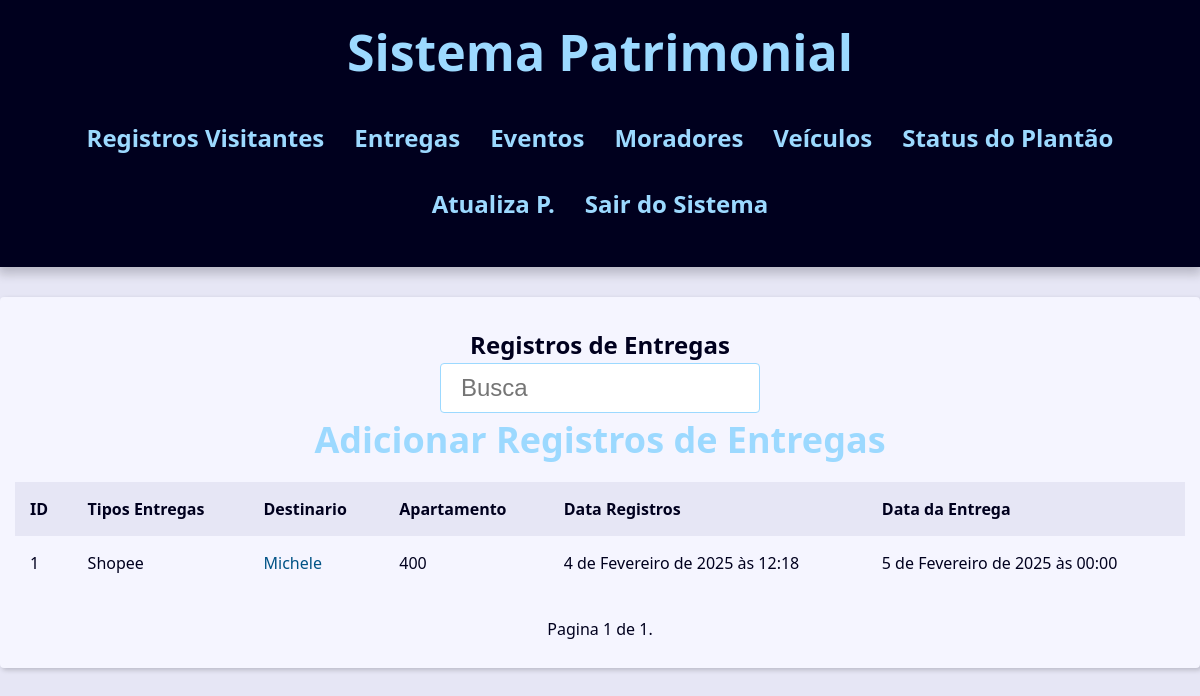
The page /porteiros/registro_entregas/ (signed in) on the database its author committed.
### contact/models.py (models this page shows, shortened)
class Registros_de_Entrega(models.Model):
    tipos_de_entrega = models.CharField(max_length=254)
    codigo_de_rastreamento = models.CharField(max_length=100, null=False,
                                                blank=True)
    destino = models.CharField(max_length=254)
    apartamento = models.ForeignKey(Apartamento,
                                    on_delete=models.SET_NULL,
                                    blank=True, null=True
                                     )
    data_registro = models.DateTimeField(default=timezone.now)
    obs = models.TextField(blank=True)
    foto_recebendo = models.ImageField(blank=True,
                                       upload_to='pictures/%Y/%m/%d')
    foto_entrega = models.ImageField(blank=True, upload_to='pictures/%Y/%m/%d')
    horario_da_entrega = models.DateTimeField(null=True,blank=True)
    quem_recebeu = models.CharField(max_length=150, blank=True)

class Apartamento(models.Model):
    numero_apartamento = models.CharField(max_length=50)
    anda = models.CharField(max_length=50)
    def __str__(self) -> str:
        return self.numero_apartamento

### contact/views/contact_views.py (the view)
# urls.py: path('registro_entregas/', views.registro_entregas_index,
@porteiro_required
def registro_entregas_index(request):
    registro_entregas = Registros_de_Entrega.objects.filter().order_by('-id')
    paginator = Paginator(registro_entregas, 10)
    page_number = request.GET.get("page")
    registro_entregas = paginator.get_page(page_number)
    context = {
        'registro_entregas': registro_entregas,
        'site_title': 'Registros de Entregas -',
    }
    return render(
        request,
        'contact/entregas/entregas_index.html',
        context,
    )

### contact/views/user_forms.py (called while the page is built)
def porteiro_required(view_func):
    @wraps(view_func)
    @login_required
    def _wrapped_view(request, *args, **kwargs):
        if not request.user.groups.filter(name="porteiro").exists():  # Verifica se o usuário está no grupo 'porteiro'
            messages.error(request, 'Acesso negado! Apenas porteiros podem acessar esta área.')
            return redirect('contact:login_views')  # Redireciona para login se não for porteiro
        return view_func(request, *args, **kwargs)
    return _wrapped_view

### contact/templates/contact/entregas/entregas_index.html (shortened to what this page needs)
{% extends "global/base.html" %}
{% block content %}
    <div class="responsive-table">
        <table class="contacts-table">
            <caption class="table-caption" >
                Registros de Entregas
                <div class="search">
                    <form action="{% url "contact:registro_entregas_index_busca" %}"
                    method="GET">
                        <input
                        type="text"
                        class="search-input"
                        placeholder="Busca"
                        id="search"
                        name="q"
                        value="{{ request.GET.q.strip }}"
                        >
                    </form>
                </div>
                <a href="{% url "contact:create_entregas" %}"
                class="header-link">
                    <h2>Adicionar Registros de Entregas</h2>
                </a>
            </caption>
            <thead>
                <tr class="table-row table-row-header">
                    <th class="table-header">ID</th>
                    <th class="table-header">Tipos Entregas</th>
                    <th class="table-header">Destinario</th>
                    <th class="table-header">Apartamento</th>
                    <th class="table-header">Data Registros</th>
                    <th class="table-header">Data da Entrega</th>
                </tr>
            </thead>
            <tbody>
                {% for registro_entrega in registro_entregas %}
                  <tr class="table-row">
                    <td class="table-cel">
                        {{ registro_entrega.id }}
                    </td>
                    <td class="table-cel">
                        {{ registro_entrega.tipos_de_entrega }}
                    </td>
                    <td class="table-cel">
                        <a href="{% url "contact:registro_entregas_index_contato" registro_entrega.id %}"
                        class="table-link">
                            {{ registro_entrega.destino }}
                        </a>
                    </td>
                    <td class="table-cel">
                        {{ registro_entrega.apartamento }}
                    </td>
                    <td class="table-cel">
                        {{ registro_entrega.data_registro }}
                    </td>
                    <td class="table-cel">
                        {{ registro_entrega.horario_da_entrega }}
                    </td>
                  </tr>
                {% endfor %}
            </tbody>
        </table>
        {% if registro_entregas %}
        <div class="pagination">
            <span class="step-links">
                <span class="current">
                    Pagina {{ registro_entregas.number }} de {{ registro_entregas.paginator.num_pages }}.
                </span>
            </span>
        </div>
        {% endif %}
    </div>
{% endblock content %}

### base_static/global/css/style.css (style rules this page uses)
:root { --spacing: 1.5rem; --link-dark-color: rgb(0, 83, 134); --link-light-color: rgb(156, 217, 255); --clr-white: rgb(245, 245, 255); --clr-black: rgb(0, 0, 30); --clr-light-gray: rgb(230, 230, 245); --clr-dark-shadow-5: rgba(0, 0, 10, 5%); --clr-dark-shadow-10: rgba(0, 0, 10, 10%); --clr-dark-shadow-20: rgba(0, 0, 10, 20%); --clr-light-shadow-5: rgba(200, 200, 255, 5%); --clr-light-shadow-10: rgba(200, 200, 255, 10%); --clr-light-shadow-20: rgba(200, 200, 255, 20%); --main-page-width: 120rem; --table-min-width: 60rem; --biggest-font-size: 5rem; --bigger-font-size: 4rem; --big-font-size: 3.2rem; --medium-font-size: 2.4rem; --small-font-size: 1.6rem; --smaller-font-size: 1.4rem; --smallest-font-size: 1.2rem; --transition-fast: 300ms; --transition-medium: 600ms; --transition-slow: 1s; --default-border-radius: 4px; }
*, *::before, *::after { margin: 0; padding: 0; box-sizing: border-box; }
html { font-size: 62.5%; }
body { font-family: system-ui, -apple-system, BlinkMacSystemFont, 'Segoe UI', Roboto, Oxygen, Ubuntu, Cantarell, 'Open Sans', 'Helvetica Neue', sans-serif; line-height: 1.5; font-size: var(--small-font-size); color: var(--clr-black); -webkit-font-smoothing: antialiased; background: var(--clr-light-gray); }
.header-link { color: var(--link-light-color); text-decoration: none; transition: filter var(--transition-fast) ease-in-out; }
.responsive-table { width: 100%; overflow-x: auto; }
.contacts-table { width: 100%; min-width: var(--table-min-width); border-collapse: collapse; }
.table-caption { font-size: var(--medium-font-size); font-weight: bold; padding: var(--spacing); }
.table-row { text-align: left; text-overflow: ellipsis; transition: background-color var(--transition-fast) ease-in-out; }
.table-row-header { background: var(--clr-light-gray); color: var(--clr-black); }
.table-cel, .table-header { padding: var(--spacing); }
.table-link { color: var(--link-dark-color); transition: color var(--transition-fast) ease-in-out; text-decoration: none; }
.pagination { margin-top: var(--spacing); display: flex; justify-content: center; padding: calc(var(--spacing) * 0.8); font-size: var(--small-font-size); }
.pagination .step-links { display: flex; gap: calc(var(--spacing) * 0.8); }
.search { display: flex; justify-content: center; }
.search-input { font-size: var(--medium-font-size); padding: 1rem 2rem; width: 100%; max-width: 32rem; border-radius: var(--default-border-radius); border: 1px solid var(--link-light-color); }
.header-link { animation: colorChange 18s infinite; font-weight: bold; text-decoration: none; }

### rows shown on the page
Registros_de_Entrega: id "1", tipos_de_entrega "Shopee", destino "Michele", apartamento "400", data_registro "4 de Fevereiro de 2025 às 12:18", horario_da_entrega "5 de Fevereiro de 2025 às 00:00"

### other values the page prints
{{ registro_entregas.number }} "1"
{{ registro_entregas.paginator.num_pages }} "1"
